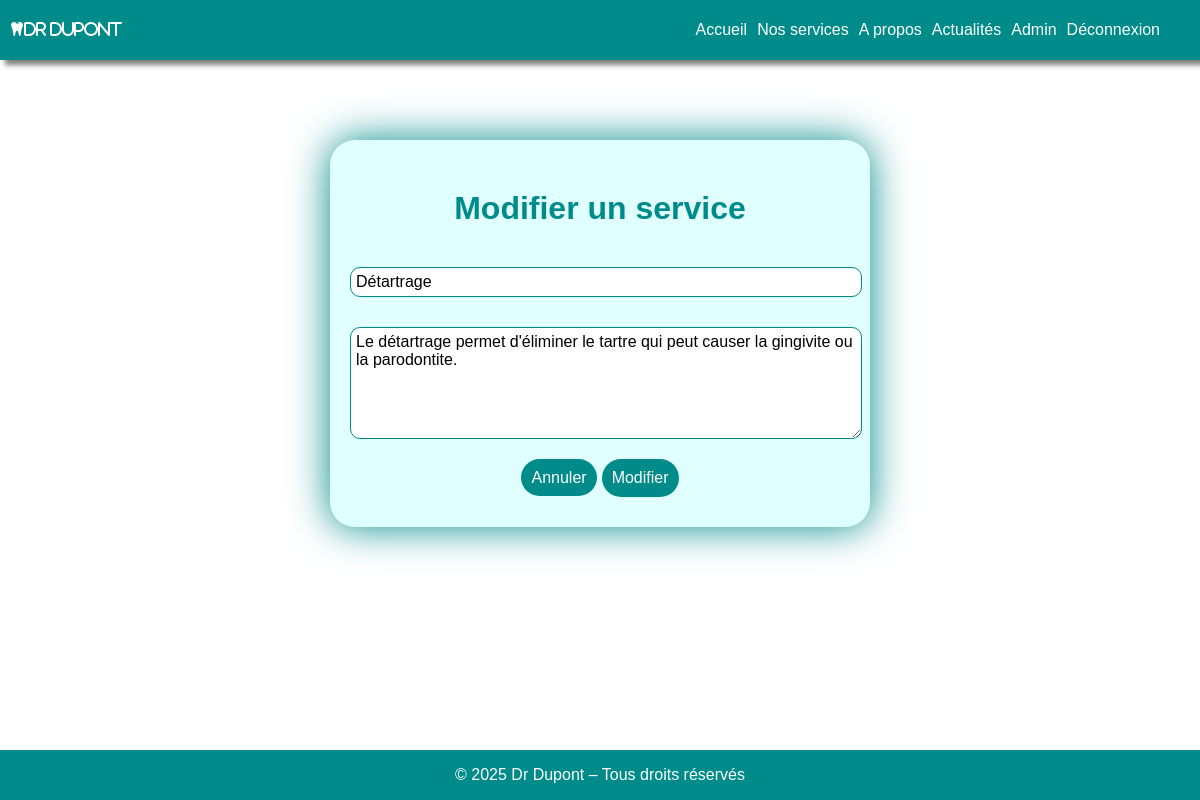
The app's page /index.php?page=update-service&id=1 (signed in) with its own data.
### tables this page shows
CREATE TABLE `services` (
  `id` bigint(20) NOT NULL,
  `name` varchar(255) NOT NULL,
  `description` text NOT NULL
);

### controllers/AdminController.php (called while the page is built, shortened)
<?php
require_once 'models/ServicesManager.php';
class AdminController
{
    public function updateService()
    {
        $servicesManager = new ServicesManager();
        $service = $servicesManager->getService($_GET['id']);
        require 'views/update-service.php';
    }
}

### models/ServicesManager.php (called while the page is built, shortened)
<?php
require_once 'models/Service.php';
class ServicesManager
{
    private function connectDB()
    {
        $pdo = new PDO("mysql:host=localhost;dbname=dupont;charset=utf8", "root", "");
        $pdo->setAttribute(PDO::ATTR_ERRMODE, PDO::ERRMODE_EXCEPTION);
        return $pdo;
    }
    public function getService(int $id): Service|null
    {
        $pdo = $this->connectDB();
        $request = $pdo->prepare("SELECT * FROM services WHERE id = ?");
        $request->execute([$id]);
        $service = $request->fetch();
        return new Service($service);
    }
}

### models/Service.php (called while the page is built, shortened)
<?php
class Service
{
    private string $name;
    private string $description;
    public function __construct($data)
    {
        $this->name = $data["name"];
        $this->description = $data["description"];
    }
    public function getName()
    {
        return $this->name;
    }
    public function getDescription()
    {
        return $this->description;
    }
}

### Views/update-service.php (the view, shortened to what this page needs)
<?php include 'header.php'; ?>
<div class="updatePage">
    <h1 class="title">Modifier un service</h1>
    <form class="updateForm" action="index.php?page=update-service-valid&id=<?php echo $_GET['id']; ?>" method="POST">
        <input type="text" name="name" placeholder="Nom du service" class="input"
            value="<?php echo $service->getName(); ?>">
        <textarea name="description" placeholder="Description du service"
            class="input"><?php echo $service->getDescription(); ?></textarea>
        <div>
            <a href="index.php?page=servicesAdmin" class="button">Annuler</a>
            <button class="button">Modifier</button>
        </div>
    </form>
</div>
<?php include 'footer.php'; ?>

### style.css (style rules this page uses)
html { height: 100%; width: 100%; margin: 0; }
body { display: flex; flex-direction: column; min-height: 100%; width: 100%; margin: 0; font-family: 'Gill Sans', 'Gill Sans MT', Calibri, 'Trebuchet MS', sans-serif; }
a { text-decoration: none; }
.title { font-size: xx-large; color: darkcyan; text-align: center; margin: 30px auto; font-weight: bold; }
.button { background-color: darkcyan; border: none; border-radius: 50px; color: white; font-size: medium; font-family: 'Gill Sans', 'Gill Sans MT', Calibri, 'Trebuchet MS', sans-serif; padding: 10px; cursor: pointer; }
.input, .date { width: 100%; border: 1px solid darkcyan; border-radius: 10px; padding: 5px; margin: 10px auto; font-family: 'Gill Sans', 'Gill Sans MT', Calibri, 'Trebuchet MS', sans-serif; font-size: medium; }
textarea { min-height: 100px; }
.addForm, .updateForm { display: flex; flex-direction: column; justify-content: center; align-items: center; text-align: center; gap: 10px; margin-bottom: 10px; }
.addPage, .updatePage, .appointment { display: flex; flex-direction: column; justify-content: space-between; background-color: lightcyan; border-radius: 25px; box-shadow: 0 0 40px darkcyan; max-width: 500px; margin: 100px auto; padding: 20px; }

### records on screen
services: name "Détartrage", description "Le détartrage permet d'éliminer le tartre qui peut causer la gingivite ou la parodontite."
